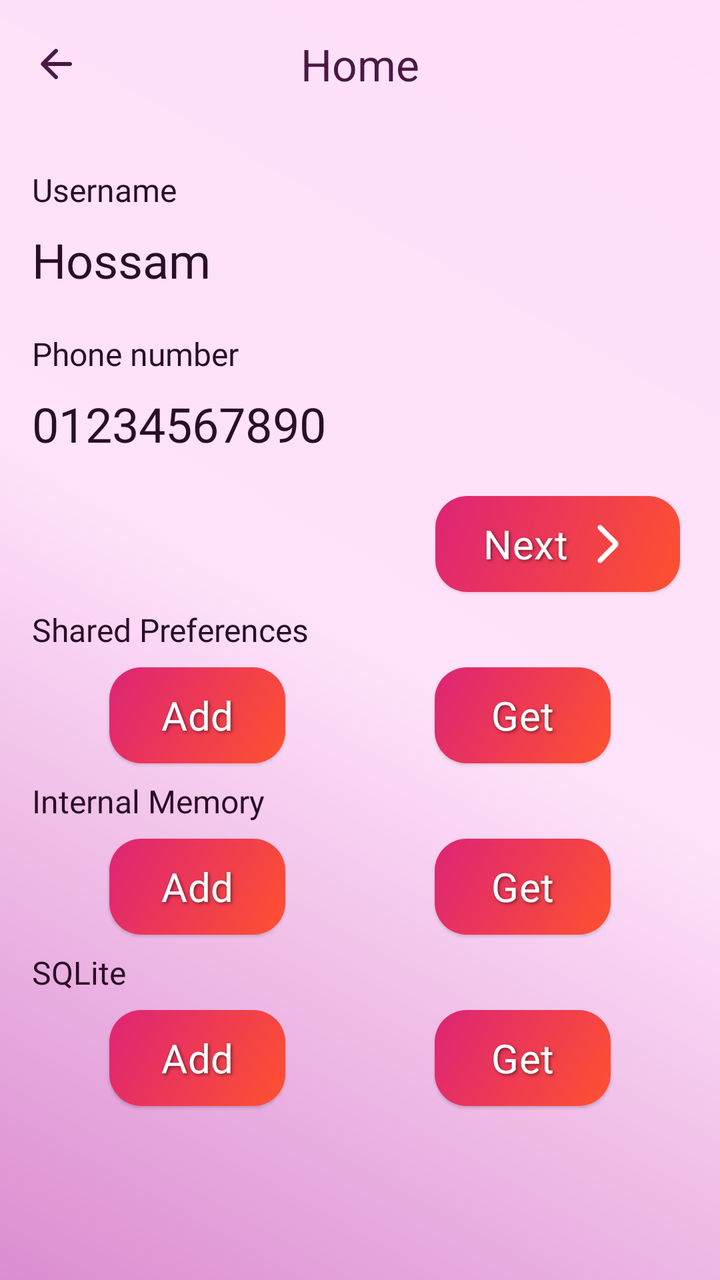
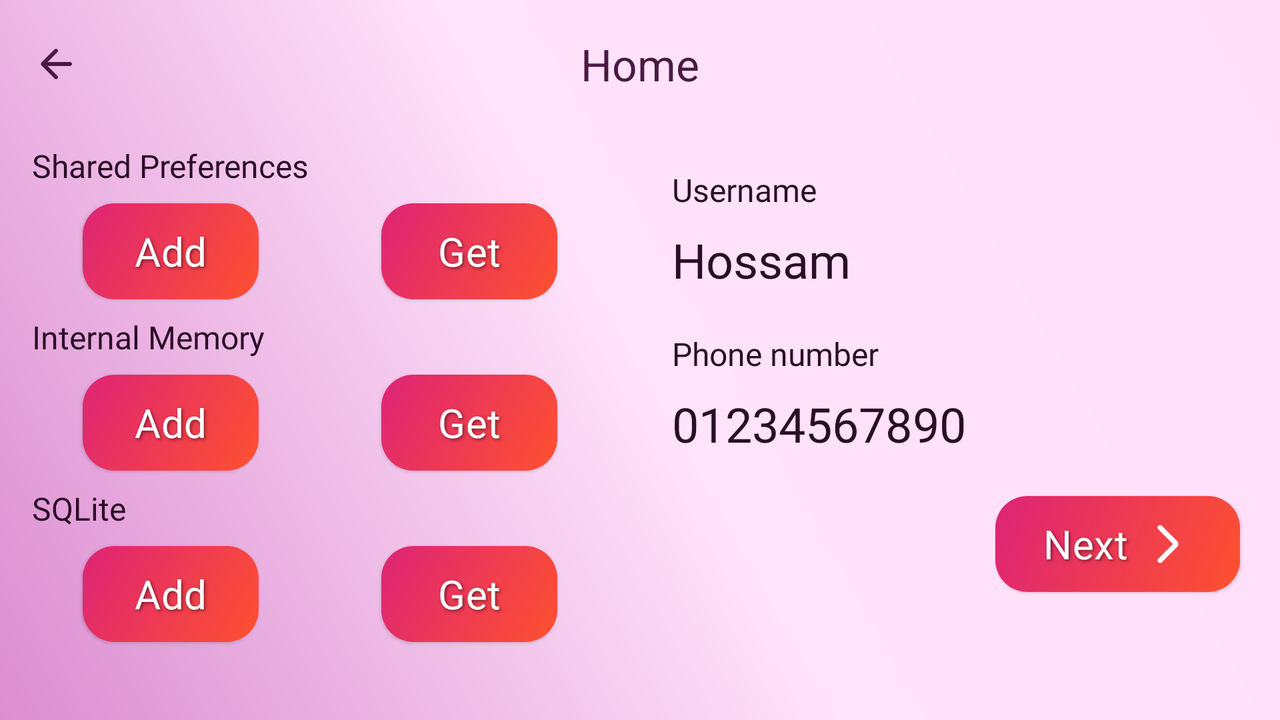

One screen, two layout resources from the same app: the default and the repository's alternative for another configuration. Each is rendered where Android would select it; the XML of both is given below.
<!-- AndroidManifest.xml: application theme Theme.Hello -->
<!-- res/layout/activity_home.xml -->
<?xml version="1.0" encoding="utf-8"?>
<androidx.constraintlayout.widget.ConstraintLayout
    xmlns:android="http://schemas.android.com/apk/res/android"
    xmlns:app="http://schemas.android.com/apk/res-auto"
    xmlns:tools="http://schemas.android.com/tools"
    android:id="@+id/home"
    android:layout_width="match_parent"
    android:layout_height="match_parent"
    android:background="@drawable/screen_background"
    tools:context=".HomeActivity">

    <com.google.android.material.appbar.MaterialToolbar
        android:id="@+id/topBar"
        android:layout_width="match_parent"
        android:layout_height="?attr/actionBarSize"
        app:layout_constraintEnd_toEndOf="parent"
        app:layout_constraintStart_toStartOf="parent"
        app:title="@string/home"
        app:titleCentered="true"
        app:titleTextColor="#4A1942"
        app:layout_constraintTop_toTopOf="parent"
        app:navigationIcon="@drawable/ic_arrow_back"
        app:navigationIconTint="#4A1942"/>
    <TextView
        android:id="@+id/textView1"
        android:layout_width="wrap_content"
        android:layout_height="wrap_content"
        android:text="@string/username"
        android:layout_marginHorizontal="16dp"
        android:textColor="#2A0D26"
        android:layout_marginVertical="20dp"
        android:textSize="16sp"
        app:layout_constraintStart_toStartOf="parent"
        app:layout_constraintTop_toBottomOf="@id/topBar" />

    <TextView
        android:id="@+id/username"
        android:layout_width="wrap_content"
        android:layout_height="wrap_content"
        android:layout_marginHorizontal="16dp"
        android:layout_marginVertical="8dp"
        tools:text="Hossam"
        android:textColor="#2A0D26"
        android:textSize="24sp"
        app:layout_constraintStart_toStartOf="parent"
        app:layout_constraintTop_toBottomOf="@id/textView1" />


    <TextView
        android:id="@+id/textView3"
        android:layout_width="wrap_content"
        android:layout_height="wrap_content"
        android:layout_marginHorizontal="16dp"
        android:layout_marginVertical="20dp"
        android:text="@string/phone_number"
        android:textColor="#2A0D26"
        android:textSize="16sp"
        app:layout_constraintStart_toStartOf="parent"
        app:layout_constraintTop_toBottomOf="@+id/username" />

    <TextView
        android:id="@+id/phoneNumber"
        android:layout_width="wrap_content"
        android:layout_height="wrap_content"
        android:layout_marginHorizontal="16dp"
        android:layout_marginVertical="8dp"
        tools:text="01234567890"
        android:textColor="#2A0D26"
        android:textSize="24sp"
        app:layout_constraintStart_toStartOf="parent"
        app:layout_constraintTop_toBottomOf="@+id/textView3" />


    <com.google.android.material.button.MaterialButton
        android:id="@+id/btnNext"
        style="@style/Widget.Material3.Button.ElevatedButton"
        android:layout_width="wrap_content"
        android:layout_height="wrap_content"
        app:icon="@drawable/ic_arrow_forward"
        app:iconGravity="end"
        app:iconSize="24dp"
        android:layout_margin="20dp"
        app:iconTint="@android:color/white"
        android:background="@drawable/btn_ripple"
        android:hapticFeedbackEnabled="true"
        android:shadowColor="#80000000"
        android:shadowDx="2"
        android:shadowDy="2"
        android:shadowRadius="4"
        android:text="@string/next"
        android:textColor="@android:color/white"
        android:textSize="20sp"
        app:backgroundTint="@null"
        app:layout_constraintEnd_toEndOf="parent"
        app:layout_constraintTop_toBottomOf="@+id/phoneNumber" />


    <TextView
        android:id="@+id/textView2"
        android:layout_width="wrap_content"
        android:layout_height="wrap_content"
        android:layout_marginHorizontal="16dp"
        android:layout_marginVertical="8dp"
        android:text="@string/shared_preferences"
        android:textColor="#2A0D26"
        android:textSize="16sp"
        app:layout_constraintStart_toStartOf="parent"
        app:layout_constraintTop_toBottomOf="@+id/btnNext" />

    <com.google.android.material.button.MaterialButton
        android:id="@+id/addToSharedPreferencesBtn"
        style="@style/Widget.Material3.Button.ElevatedButton"
        android:layout_width="wrap_content"
        android:layout_height="wrap_content"
        android:layout_marginHorizontal="20dp"
        android:layout_marginVertical="8dp"
        android:background="@drawable/btn_ripple"
        android:hapticFeedbackEnabled="true"
        android:shadowColor="#80000000"
        android:shadowDx="2"
        android:shadowDy="2"
        android:shadowRadius="4"
        android:text="@string/add"
        android:textColor="@android:color/white"
        android:textSize="20sp"
        app:backgroundTint="@null"
        app:layout_constraintEnd_toStartOf="@id/getFromSharedPreferencesBtn"
        app:layout_constraintStart_toStartOf="parent"
        app:layout_constraintTop_toBottomOf="@+id/textView2" />


    <com.google.android.material.button.MaterialButton
        android:id="@+id/getFromSharedPreferencesBtn"
        style="@style/Widget.Material3.Button.ElevatedButton"
        android:layout_width="wrap_content"
        android:layout_height="wrap_content"
        android:layout_marginHorizontal="20dp"
        android:layout_marginVertical="8dp"
        android:background="@drawable/btn_ripple"
        android:hapticFeedbackEnabled="true"
        android:shadowColor="#80000000"
        android:shadowDx="2"
        android:shadowDy="2"
        android:shadowRadius="4"
        android:text="@string/get"
        android:textColor="@android:color/white"
        android:textSize="20sp"
        app:backgroundTint="@null"
        app:layout_constraintEnd_toEndOf="parent"
        app:layout_constraintStart_toEndOf="@+id/addToSharedPreferencesBtn"
        app:layout_constraintTop_toBottomOf="@+id/textView2" />

    <TextView
        android:id="@+id/textView4"
        android:layout_width="wrap_content"
        android:layout_height="wrap_content"
        android:layout_marginHorizontal="16dp"
        android:layout_marginVertical="8dp"
        android:text="@string/internal_memory"
        android:textColor="#2A0D26"
        android:textSize="16sp"
        app:layout_constraintStart_toStartOf="parent"
        app:layout_constraintTop_toBottomOf="@id/getFromSharedPreferencesBtn" />

    <com.google.android.material.button.MaterialButton
        android:id="@+id/addToInternalMemoryBtn"
        style="@style/Widget.Material3.Button.ElevatedButton"
        android:layout_width="wrap_content"
        android:layout_height="wrap_content"
        android:layout_marginHorizontal="20dp"
        android:layout_marginVertical="8dp"
        android:background="@drawable/btn_ripple"
        android:hapticFeedbackEnabled="true"
        android:shadowColor="#80000000"
        android:shadowDx="2"
        android:shadowDy="2"
        android:shadowRadius="4"
        android:text="@string/add"
        android:textColor="@android:color/white"
        android:textSize="20sp"
        app:backgroundTint="@null"
        app:layout_constraintEnd_toStartOf="@id/getFromInternalMemoryBtn"
        app:layout_constraintStart_toStartOf="parent"
        app:layout_constraintTop_toBottomOf="@+id/textView4" />


    <com.google.android.material.button.MaterialButton
        android:id="@+id/getFromInternalMemoryBtn"
        style="@style/Widget.Material3.Button.ElevatedButton"
        android:layout_width="wrap_content"
        android:layout_height="wrap_content"
        android:layout_marginHorizontal="20dp"
        android:layout_marginVertical="8dp"
        android:background="@drawable/btn_ripple"
        android:hapticFeedbackEnabled="true"
        android:shadowColor="#80000000"
        android:shadowDx="2"
        android:shadowDy="2"
        android:shadowRadius="4"
        android:text="@string/get"
        android:textColor="@android:color/white"
        android:textSize="20sp"
        app:backgroundTint="@null"
        app:layout_constraintEnd_toEndOf="parent"
        app:layout_constraintStart_toEndOf="@+id/addToInternalMemoryBtn"
        app:layout_constraintTop_toBottomOf="@+id/textView4" />

    <TextView
        android:id="@+id/textView5"
        android:layout_width="wrap_content"
        android:layout_height="wrap_content"
        android:layout_marginHorizontal="16dp"
        android:layout_marginVertical="8dp"
        android:text="@string/sqlite"
        android:textColor="#2A0D26"
        android:textSize="16sp"
        app:layout_constraintStart_toStartOf="parent"
        app:layout_constraintTop_toBottomOf="@id/getFromInternalMemoryBtn" />

    <com.google.android.material.button.MaterialButton
        android:id="@+id/addToSqliteBtn"
        style="@style/Widget.Material3.Button.ElevatedButton"
        android:layout_width="wrap_content"
        android:layout_height="wrap_content"
        android:layout_marginHorizontal="20dp"
        android:layout_marginVertical="8dp"
        android:background="@drawable/btn_ripple"
        android:hapticFeedbackEnabled="true"
        android:shadowColor="#80000000"
        android:shadowDx="2"
        android:shadowDy="2"
        android:shadowRadius="4"
        android:text="@string/add"
        android:textColor="@android:color/white"
        android:textSize="20sp"
        app:backgroundTint="@null"
        app:layout_constraintEnd_toStartOf="@id/getFromSqliteBtn"
        app:layout_constraintStart_toStartOf="parent"
        app:layout_constraintTop_toBottomOf="@+id/textView5" />


    <com.google.android.material.button.MaterialButton
        android:id="@+id/getFromSqliteBtn"
        style="@style/Widget.Material3.Button.ElevatedButton"
        android:layout_width="wrap_content"
        android:layout_height="wrap_content"
        android:layout_marginHorizontal="20dp"
        android:layout_marginVertical="8dp"
        android:background="@drawable/btn_ripple"
        android:hapticFeedbackEnabled="true"
        android:shadowColor="#80000000"
        android:shadowDx="2"
        android:shadowDy="2"
        android:shadowRadius="4"
        android:text="@string/get"
        android:textColor="@android:color/white"
        android:textSize="20sp"
        app:backgroundTint="@null"
        app:layout_constraintEnd_toEndOf="parent"
        app:layout_constraintStart_toEndOf="@+id/addToSqliteBtn"
        app:layout_constraintTop_toBottomOf="@+id/textView5" />


</androidx.constraintlayout.widget.ConstraintLayout>
<!-- resources referenced by this layout -->
<resources>
  <!-- drawable btn_ripple (drawable) -->
  <?xml version="1.0" encoding="utf-8"?>
  <ripple xmlns:android="http://schemas.android.com/apk/res/android" android:color="#33FFFFFF">
  
      <item
          android:drawable="@drawable/text_background"
          />
  </ripple>
  <!-- drawable ic_arrow_back (drawable) -->
  <vector xmlns:android="http://schemas.android.com/apk/res/android"
      android:width="24dp"
      android:height="24dp"
      android:autoMirrored="true"
      android:viewportWidth="960"
      android:viewportHeight="960">
    <path
        android:pathData="m313,520 l196,196q12,12 11.5,28T508,772q-12,11 -28,11.5T452,772L188,508q-6,-6 -8.5,-13t-2.5,-15q0,-8 2.5,-15t8.5,-13l264,-264q11,-11 27.5,-11t28.5,11q12,12 12,28.5T508,245L313,440h447q17,0 28.5,11.5T800,480q0,17 -11.5,28.5T760,520L313,520Z"
        android:fillColor="#000000"/>
  </vector>
  <!-- drawable ic_arrow_forward (drawable) -->
  <vector xmlns:android="http://schemas.android.com/apk/res/android"
      android:width="24dp"
      android:height="24dp"
      android:autoMirrored="true"
      android:viewportWidth="960"
      android:viewportHeight="960">
    <path
        android:pathData="M579,480 L285,186q-15,-15 -14.5,-35.5T286,115q15,-15 35.5,-15t35.5,15l307,308q12,12 18,27t6,30q0,15 -6,30t-18,27L356,845q-15,15 -35,14.5T286,844q-15,-15 -15,-35.5t15,-35.5l293,-293Z"
        android:fillColor="#000000"/>
  </vector>
  <!-- drawable screen_background (drawable) -->
  <?xml version="1.0" encoding="utf-8"?>
  <shape xmlns:android="http://schemas.android.com/apk/res/android">
  
      <gradient
          android:startColor="#DB8DD0"
          android:centerColor="#FFE3FA"
          android:endColor="#FFDEFA"
          android:angle="45"
          />
  </shape>
  <string name="add">Add</string>
  <string name="get">Get</string>
  <string name="home">Home</string>
  <string name="internal_memory">Internal Memory</string>
  <string name="next">Next</string>
  <string name="phone_number">Phone number</string>
  <string name="shared_preferences">Shared Preferences</string>
  <string name="sqlite">SQLite</string>
  <string name="username">Username</string>
  <style name="Theme.Hello" parent="Base.Theme.Hello" />
  <!-- drawable text_background (drawable) -->
  <?xml version="1.0" encoding="utf-8"?>
  <shape xmlns:android="http://schemas.android.com/apk/res/android"
      android:shape="rectangle">
  
      <gradient
          android:startColor="#FF512F"
          android:endColor="#DD2476"
          android:angle="135"
          />
  
      <corners
          android:radius="16dp"
          />
  </shape>
  <style name="Base.Theme.Hello" parent="Theme.Material3.DayNight.NoActionBar">
          
          
          <item name="android:fontFamily">@font/aclonica</item>
      </style>
</resources>
<!-- res/layout-land/activity_home.xml (the repository's variant of the layout above) -->
<!-- drawn on the phone turned sideways -->
<?xml version="1.0" encoding="utf-8"?>
<androidx.constraintlayout.widget.ConstraintLayout xmlns:android="http://schemas.android.com/apk/res/android"
    xmlns:app="http://schemas.android.com/apk/res-auto"
    xmlns:tools="http://schemas.android.com/tools"
    android:id="@+id/home"
    android:layout_width="match_parent"
    android:layout_height="match_parent"
    android:background="@drawable/screen_background"
    tools:context=".HomeActivity">

    <com.google.android.material.appbar.MaterialToolbar
        android:id="@+id/topBar"
        android:layout_width="match_parent"
        android:layout_height="?attr/actionBarSize"
        app:layout_constraintEnd_toEndOf="parent"
        app:layout_constraintStart_toStartOf="parent"
        app:layout_constraintTop_toTopOf="parent"
        app:navigationIcon="@drawable/ic_arrow_back"
        app:navigationIconTint="#4A1942"
        app:title="@string/home"
        app:titleCentered="true"
        app:titleTextColor="#4A1942" />

    <TextView
        android:id="@+id/textView1"
        android:layout_width="wrap_content"
        android:layout_height="wrap_content"
        android:layout_marginHorizontal="16dp"
        android:layout_marginVertical="20dp"
        android:text="@string/username"
        android:textColor="#2A0D26"
        android:textSize="16sp"
        app:layout_constraintStart_toEndOf="@id/guideline"
        app:layout_constraintTop_toBottomOf="@id/topBar" />

    <TextView
        android:id="@+id/username"
        android:layout_width="wrap_content"
        android:layout_height="wrap_content"
        android:layout_marginHorizontal="16dp"
        android:layout_marginVertical="8dp"
        android:textColor="#2A0D26"
        android:textSize="24sp"
        app:layout_constraintStart_toEndOf="@id/guideline"
        app:layout_constraintTop_toBottomOf="@id/textView1"
        tools:text="Hossam" />


    <androidx.constraintlayout.widget.Guideline
        android:id="@+id/guideline"
        android:layout_width="wrap_content"
        android:layout_height="match_parent"
        android:orientation="vertical"
        app:layout_constraintGuide_percent="0.5" />

    <TextView
        android:id="@+id/textView3"
        android:layout_width="wrap_content"
        android:layout_height="wrap_content"
        android:layout_marginHorizontal="16dp"
        android:layout_marginVertical="20dp"
        android:text="@string/phone_number"
        android:textColor="#2A0D26"
        android:textSize="16sp"
        app:layout_constraintStart_toStartOf="@id/guideline"
        app:layout_constraintTop_toBottomOf="@id/username" />

    <TextView
        android:id="@+id/phoneNumber"
        android:layout_width="wrap_content"
        android:layout_height="wrap_content"
        android:layout_marginHorizontal="16dp"
        android:layout_marginVertical="8dp"
        android:textColor="#2A0D26"
        android:textSize="24sp"
        app:layout_constraintStart_toStartOf="@id/guideline"
        app:layout_constraintTop_toBottomOf="@+id/textView3"
        tools:text="01234567890" />


    <com.google.android.material.button.MaterialButton
        android:id="@+id/btnNext"
        style="@style/Widget.Material3.Button.ElevatedButton"
        android:layout_width="wrap_content"
        android:layout_height="wrap_content"
        android:layout_margin="20dp"
        android:background="@drawable/btn_ripple"
        android:hapticFeedbackEnabled="true"
        android:shadowColor="#80000000"
        android:shadowDx="2"
        android:shadowDy="2"
        android:shadowRadius="4"
        android:text="@string/next"
        android:textColor="@android:color/white"
        android:textSize="20sp"
        app:backgroundTint="@null"
        app:icon="@drawable/ic_arrow_forward"
        app:iconGravity="end"
        app:iconSize="24dp"
        app:iconTint="@android:color/white"
        app:layout_constraintEnd_toEndOf="parent"
        app:layout_constraintTop_toBottomOf="@+id/phoneNumber" />


    <TextView
        android:id="@+id/textView2"
        android:layout_width="wrap_content"
        android:layout_height="wrap_content"
        android:layout_marginHorizontal="16dp"
        android:layout_marginVertical="8dp"
        android:text="@string/shared_preferences"
        android:textColor="#2A0D26"
        android:textSize="16sp"
        app:layout_constraintStart_toStartOf="parent"
        app:layout_constraintTop_toBottomOf="@id/topBar" />

    <com.google.android.material.button.MaterialButton
        android:id="@+id/addToSharedPreferencesBtn"
        style="@style/Widget.Material3.Button.ElevatedButton"
        android:layout_width="wrap_content"
        android:layout_height="wrap_content"
        android:layout_marginHorizontal="20dp"
        android:layout_marginVertical="8dp"
        android:background="@drawable/btn_ripple"
        android:hapticFeedbackEnabled="true"
        android:shadowColor="#80000000"
        android:shadowDx="2"
        android:shadowDy="2"
        android:shadowRadius="4"
        android:text="@string/add"
        android:textColor="@android:color/white"
        android:textSize="20sp"
        app:backgroundTint="@null"
        app:layout_constraintEnd_toStartOf="@id/getFromSharedPreferencesBtn"
        app:layout_constraintStart_toStartOf="parent"
        app:layout_constraintTop_toBottomOf="@+id/textView2" />


    <com.google.android.material.button.MaterialButton
        android:id="@+id/getFromSharedPreferencesBtn"
        style="@style/Widget.Material3.Button.ElevatedButton"
        android:layout_width="wrap_content"
        android:layout_height="wrap_content"
        android:layout_marginHorizontal="20dp"
        android:layout_marginVertical="8dp"
        android:background="@drawable/btn_ripple"
        android:hapticFeedbackEnabled="true"
        android:shadowColor="#80000000"
        android:shadowDx="2"
        android:shadowDy="2"
        android:shadowRadius="4"
        android:text="@string/get"
        android:textColor="@android:color/white"
        android:textSize="20sp"
        app:backgroundTint="@null"
        app:layout_constraintEnd_toStartOf="@id/guideline"
        app:layout_constraintStart_toEndOf="@id/addToSharedPreferencesBtn"
        app:layout_constraintTop_toBottomOf="@id/textView2" />

    <TextView
        android:id="@+id/textView4"
        android:layout_width="wrap_content"
        android:layout_height="wrap_content"
        android:layout_marginHorizontal="16dp"
        android:layout_marginVertical="8dp"
        android:text="@string/internal_memory"
        android:textColor="#2A0D26"
        android:textSize="16sp"
        app:layout_constraintStart_toStartOf="parent"
        app:layout_constraintTop_toBottomOf="@id/getFromSharedPreferencesBtn" />

    <com.google.android.material.button.MaterialButton
        android:id="@+id/addToInternalMemoryBtn"
        style="@style/Widget.Material3.Button.ElevatedButton"
        android:layout_width="wrap_content"
        android:layout_height="wrap_content"
        android:layout_marginHorizontal="20dp"
        android:layout_marginVertical="8dp"
        android:background="@drawable/btn_ripple"
        android:hapticFeedbackEnabled="true"
        android:shadowColor="#80000000"
        android:shadowDx="2"
        android:shadowDy="2"
        android:shadowRadius="4"
        android:text="@string/add"
        android:textColor="@android:color/white"
        android:textSize="20sp"
        app:backgroundTint="@null"
        app:layout_constraintEnd_toStartOf="@id/getFromInternalMemoryBtn"
        app:layout_constraintStart_toStartOf="parent"
        app:layout_constraintTop_toBottomOf="@+id/textView4" />


    <com.google.android.material.button.MaterialButton
        android:id="@+id/getFromInternalMemoryBtn"
        style="@style/Widget.Material3.Button.ElevatedButton"
        android:layout_width="wrap_content"
        android:layout_height="wrap_content"
        android:layout_marginHorizontal="20dp"
        android:layout_marginVertical="8dp"
        android:background="@drawable/btn_ripple"
        android:hapticFeedbackEnabled="true"
        android:shadowColor="#80000000"
        android:shadowDx="2"
        android:shadowDy="2"
        android:shadowRadius="4"
        android:text="@string/get"
        android:textColor="@android:color/white"
        android:textSize="20sp"
        app:backgroundTint="@null"
        app:layout_constraintEnd_toEndOf="@id/guideline"
        app:layout_constraintStart_toEndOf="@+id/addToInternalMemoryBtn"
        app:layout_constraintTop_toBottomOf="@+id/textView4" />

    <TextView
        android:id="@+id/textView5"
        android:layout_width="wrap_content"
        android:layout_height="wrap_content"
        android:layout_marginHorizontal="16dp"
        android:layout_marginVertical="8dp"
        android:text="@string/sqlite"
        android:textColor="#2A0D26"
        android:textSize="16sp"
        app:layout_constraintStart_toStartOf="parent"
        app:layout_constraintTop_toBottomOf="@id/getFromInternalMemoryBtn" />

    <com.google.android.material.button.MaterialButton
        android:id="@+id/addToSqliteBtn"
        style="@style/Widget.Material3.Button.ElevatedButton"
        android:layout_width="wrap_content"
        android:layout_height="wrap_content"
        android:layout_marginHorizontal="20dp"
        android:layout_marginVertical="8dp"
        android:background="@drawable/btn_ripple"
        android:hapticFeedbackEnabled="true"
        android:shadowColor="#80000000"
        android:shadowDx="2"
        android:shadowDy="2"
        android:shadowRadius="4"
        android:text="@string/add"
        android:textColor="@android:color/white"
        android:textSize="20sp"
        app:backgroundTint="@null"
        app:layout_constraintEnd_toStartOf="@id/getFromSqliteBtn"
        app:layout_constraintStart_toStartOf="parent"
        app:layout_constraintTop_toBottomOf="@+id/textView5" />


    <com.google.android.material.button.MaterialButton
        android:id="@+id/getFromSqliteBtn"
        style="@style/Widget.Material3.Button.ElevatedButton"
        android:layout_width="wrap_content"
        android:layout_height="wrap_content"
        android:layout_marginHorizontal="20dp"
        android:layout_marginVertical="8dp"
        android:background="@drawable/btn_ripple"
        android:hapticFeedbackEnabled="true"
        android:shadowColor="#80000000"
        android:shadowDx="2"
        android:shadowDy="2"
        android:shadowRadius="4"
        android:text="@string/get"
        android:textColor="@android:color/white"
        android:textSize="20sp"
        app:backgroundTint="@null"
        app:layout_constraintEnd_toStartOf="@id/guideline"
        app:layout_constraintStart_toEndOf="@+id/addToSqliteBtn"
        app:layout_constraintTop_toBottomOf="@+id/textView5" />


</androidx.constraintlayout.widget.ConstraintLayout>
